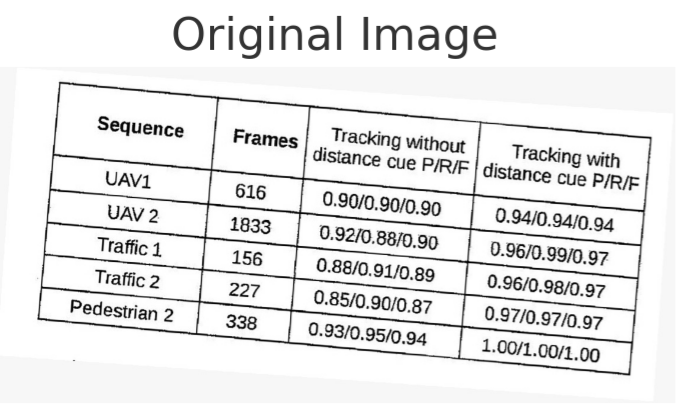
#> input picture 1.png, 685 x 415 px
$ python -i rotation.py   (imports and definitions only)
#> lines starting #> are read from the running program, lines starting #| are printed output that depends on the picture; after the words box and inside, x2 and y2 are one past the last pixel; in counts of white or black regions, pixels touching at a corner belong together
#> further down, picture is the input picture: shape (415, 685, 3); min 1, max 255, mean 232.4
import cv2

def correct_rotation(image):
    # Convert to grayscale and binarize
    gray = cv2.cvtColor(image, cv2.COLOR_BGR2GRAY)
    _, binary_img = cv2.threshold(gray, 0, 255, cv2.THRESH_BINARY_INV + cv2.THRESH_OTSU)
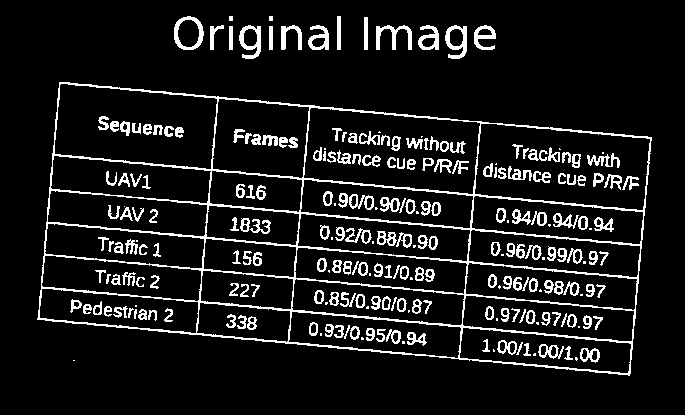
#> binary_img: shape (415, 685); 10.1% white in thin lines or dots, all inside (x1, y1, x2, y2) = (37, 16, 652, 376)

    # Find contours
    contours, _ = cv2.findContours(binary_img, cv2.RETR_EXTERNAL, cv2.CHAIN_APPROX_SIMPLE)
#> contours = 17 contours, 3 with area under 20; largest, box (x1, y1, x2, y2) and area: (37, 82, 652, 376) 141666, (174, 16, 204, 50) 782, (445, 25, 467, 59) 491, (239, 25, 261, 59) 490, (418, 25, 439, 50) 319

    # Get the largest contour (assuming it's the table boundary)
    largest_contour = max(contours, key=cv2.contourArea)
#> largest_contour = contour of 339 points, box (x1, y1, x2, y2) (37, 82, 652, 376), area 141666

    # Get the rotated rectangle around the largest contour
    rect = cv2.minAreaRect(largest_contour)
#> rect = ((344.2, 228.2), (240.1, 596.1), -84.67)
    box = cv2.boxPoints(rect)
#> box = [[629.8, 375.4], [36.25, 320], [58.55, 80.97], [652.1, 136.3]]

    # Calculate the angle of rotation
    angle = rect[-1]
#> angle = -84.67
    if angle < -45:
        angle += 90
#> angle = 5.33

    # Get the image center and rotate the image
    center = (image.shape[1] // 2, image.shape[0] // 2)
#> center = (342, 207)
    M = cv2.getRotationMatrix2D(center, angle, 1)
#> M = [[0.996, 0.0929, -17.75], [-0.0929, 0.996, 32.66]]
    rotated_image = cv2.warpAffine(image, M, (image.shape[1], image.shape[0]), flags=cv2.INTER_LINEAR, borderMode=cv2.BORDER_REPLICATE)
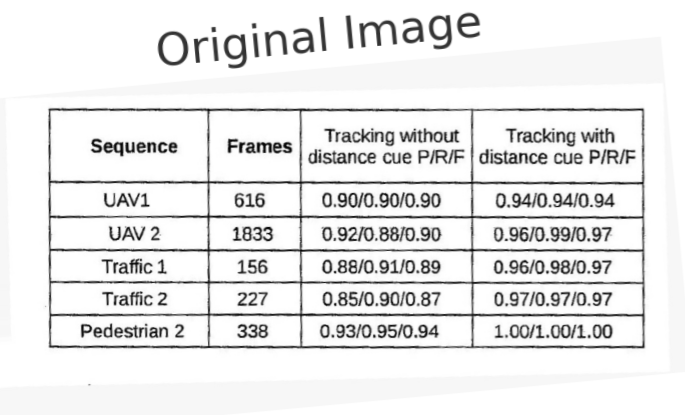
#> rotated_image: shape (415, 685, 3); min 5, max 255, mean 232.4

    return rotated_image

>>> import cv2
>>> picture = cv2.imread('1.png')
>>> result = correct_rotation(picture)

$ run again, on 2.png
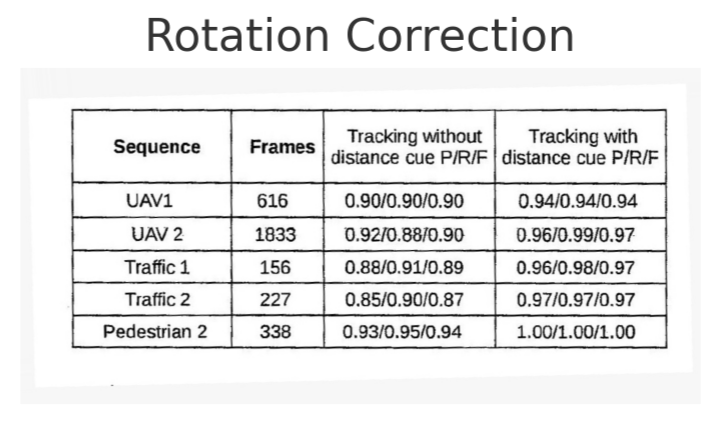
#> input picture 2.png, 709 x 423 px
#> picture is the input picture: shape (423, 709, 3); min 3, max 255, mean 233
#> in correct_rotation, `_, binary_img = cv2.threshold(gray, 0, 255, cv2.THRESH_BINARY_INV + cv..`:
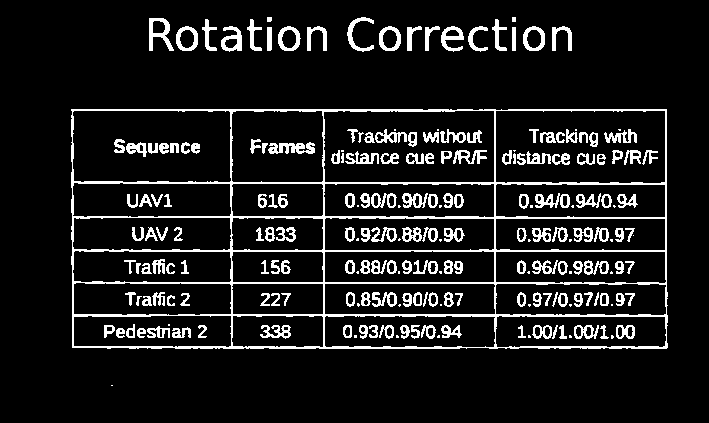
#> binary_img: shape (423, 709); 10.5% white in thin lines or dots, all inside (x1, y1, x2, y2) = (71, 17, 668, 386)
#> contours = 22 contours, 3 with area under 20; largest, box (x1, y1, x2, y2) and area: (71, 109, 668, 349) 141863, (149, 18, 174, 51) 432, (278, 26, 301, 51) 426, (523, 26, 545, 51) 425, (379, 26, 401, 51) 425
#> largest_contour = contour of 190 points, box (x1, y1, x2, y2) (71, 109, 668, 349), area 141863
#> rect = ((369, 228.5), (239, 596), -90)
#> box = [[667, 348], [71, 348], [71, 109], [667, 109]]
#> in correct_rotation, `angle = rect[-1]`: angle = -90
#> in correct_rotation, `angle += 90`: angle = 0
#> M = [[1, 0, 0], [0, 1, 0]]

$ run again, on 3.png
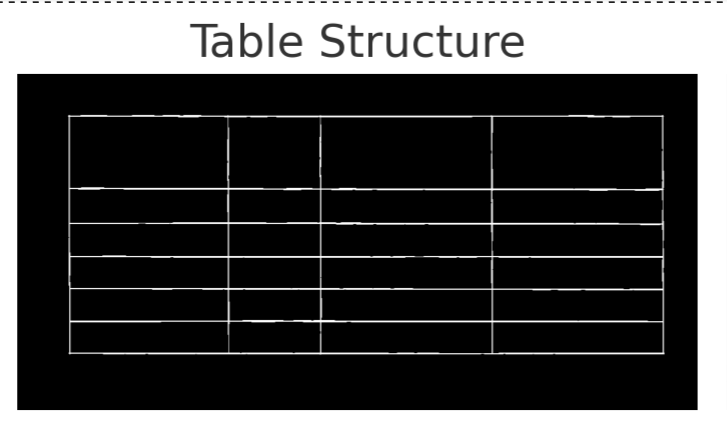
#> input picture 3.png, 727 x 423 px
#> picture is the input picture: shape (423, 727, 3); min 0, max 255, mean 69.7
#> in correct_rotation, `_, binary_img = cv2.threshold(gray, 0, 255, cv2.THRESH_BINARY_INV + cv..`:
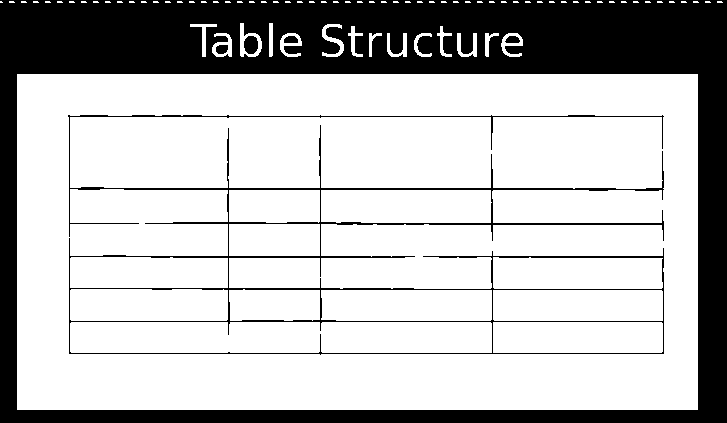
#> binary_img: shape (423, 727); 73.1% white; 6 black regions
#> contours = 76 contours, 61 with area under 20; largest, box (x1, y1, x2, y2) and area: (17, 74, 698, 410) 227800, (240, 23, 262, 57) 458, (212, 33, 232, 57) 288, (280, 33, 302, 57) 274, (501, 33, 523, 57) 272
#> largest_contour = [[17, 74], [17, 409], [697, 409], [697, 74]]
#> rect = ((357, 241.5), (335, 680), -90)
#> box = [[697, 409], [17, 409], [17, 74], [697, 74]]
#> in correct_rotation, `angle = rect[-1]`: angle = -90
#> in correct_rotation, `angle += 90`: angle = 0
#> M = [[1, 0, 0], [0, 1, 0]]

$ run again, on 4.png
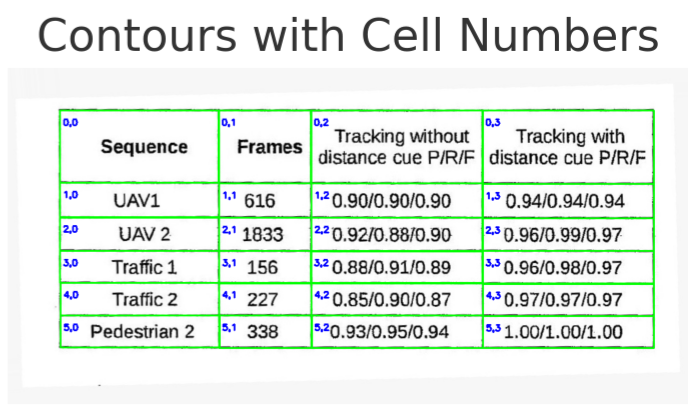
#> input picture 4.png, 700 x 417 px
#> picture is the input picture: shape (417, 700, 3); mean B, G, R 228.8, 236.4, 227.6
#> in correct_rotation, `gray = cv2.cvtColor(image, cv2.COLOR_BGR2GRAY)`:
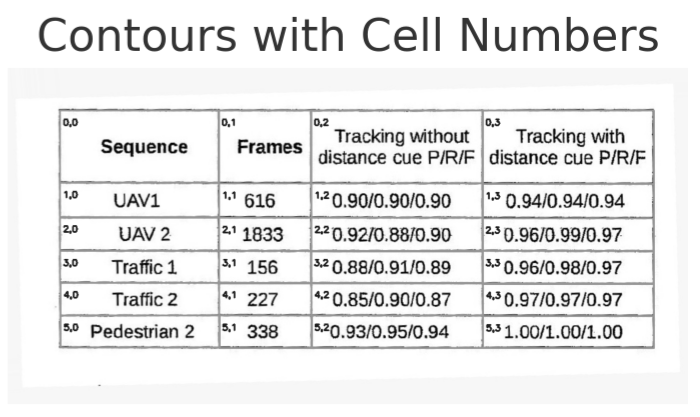
#> gray: shape (417, 700); min 4, max 255, mean 232.9
#> in correct_rotation, `_, binary_img = cv2.threshold(gray, 0, 255, cv2.THRESH_BINARY_INV + cv..`:
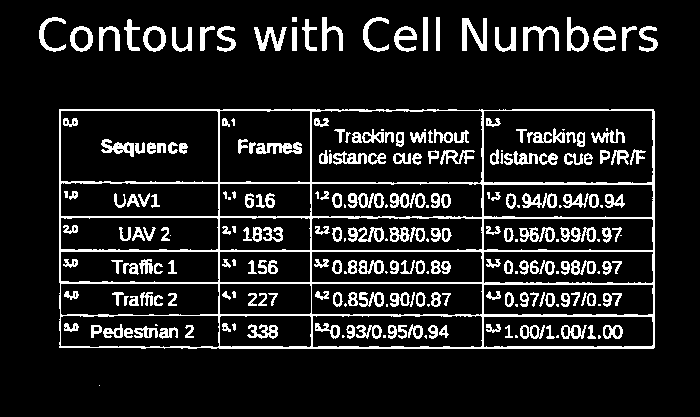
#> binary_img: shape (417, 700); 12% white; 255 white regions (44 under 20 px)
#> contours = 26 contours, 2 with area under 20; largest, box (x1, y1, x2, y2) and area: (59, 109, 655, 349) 141920, (567, 17, 589, 52) 466, (70, 26, 93, 52) 436, (143, 26, 166, 52) 436, (462, 18, 487, 51) 345
#> largest_contour = contour of 127 points, box (x1, y1, x2, y2) (59, 109, 655, 349), area 141920
#> rect = ((356.5, 228.5), (239, 595), -90)
#> box = [[654, 348], [59, 348], [59, 109], [654, 109]]
#> in correct_rotation, `angle = rect[-1]`: angle = -90
#> in correct_rotation, `angle += 90`: angle = 0
#> M = [[1, 0, 0], [0, 1, 0]]
